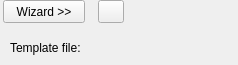
     <widget class="QWidget" name="pageAdvanced4">
      <widget class="QLabel" name="textLabelTemplateFile">
       <property name="geometry">
        <rect>
         <x>10</x>
         <y>40</y>
         <width>219</width>
         <height>16</height>
        </rect>
       </property>
       <property name="text">
        <string>Template file:</string>
       </property>
       <property name="wordWrap">
        <bool>false</bool>
       </property>
      </widget>
      <widget class="QPushButton" name="pushButtonTemplateWizard">
       <property name="geometry">
        <rect>
         <x>3</x>
         <y>0</y>
         <width>82</width>
         <height>23</height>
        </rect>
       </property>
       <property name="toolTip">
        <string>Launch the Template Wizard for an easy setup of your own report layout!</string>
       </property>
       <property name="text">
        <string>Wizard &gt;&gt;</string>
       </property>
      </widget>
      <widget class="QPushButton" name="buttonLoadTemplate">
       <property name="geometry">
        <rect>
         <x>98</x>
         <y>0</y>
         <width>26</width>
         <height>23</height>
        </rect>
       </property>
       <property name="toolTip">
        <string>Load an existing report template you want to use...</string>
       </property>
       <property name="text">
        <string/>
       </property>
       <property name="icon">
        <iconset resource="gex.qrc">
         <normaloff>:/gex/icons/file_open.png</normaloff>:/gex/icons/file_open.png</iconset>
       </property>
       <property name="iconSize">
        <size>
         <width>32</width>
         <height>32</height>
        </size>
       </property>
      </widget>
     </widget>
